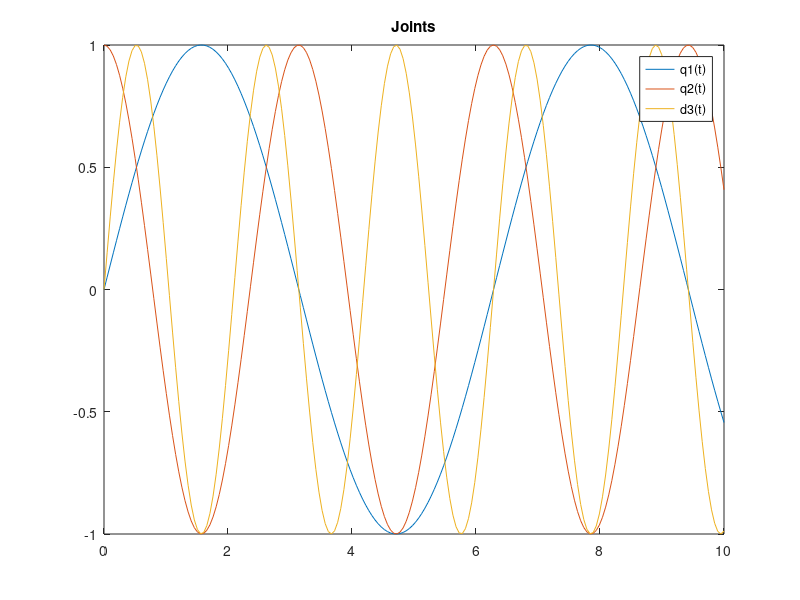
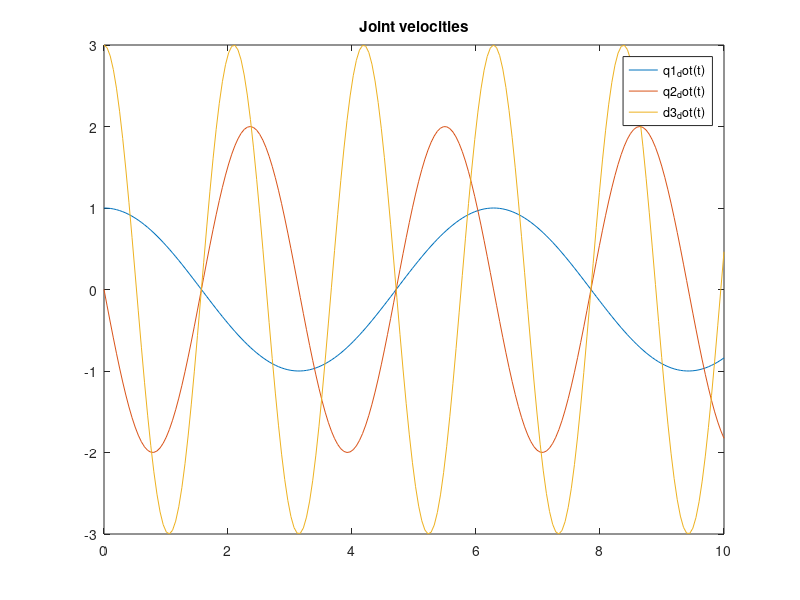

MATLAB code for these plots, in order: (Note: this script raises an error after producing the figures.)
%% Run each section seperately
% constants
a2 = 1;
d1 = 1;
%% Sec 1
% joints angles as a function of time
t = linspace(0,10,200);
q1_t = sin(t);
q2_t = cos(2*t);
d3_t = sin(3*t);
% joints angle velocities as a function of time
q1_dot=cos(t); 
q2_dot=-2*sin(2*t); 
d3_dot = 3*cos(3*t);
figure(1)
plot(t,q1_t)
title('Joints')
hold on
plot(t,q2_t)
plot(t,d3_t) 
legend('q1(t)','q2(t)','d3(t)')
hold off
figure(2)
plot(t,q1_dot)
title('Joint velocities')
hold on
plot(t,q2_dot)
plot(t,d3_dot) 
legend('q1_dot(t)','q2_dot(t)','d3_dot(t)')
hold off
%% sec 2
% prepare the vectors that will be plotted
J1_1 = zeros(1,200);
J1_2 = zeros(1,200);
J1_3 = zeros(1,200);

J2_1 = zeros(1,200);
J2_2 = zeros(1,200);
J2_3 = zeros(1,200);

J3_1 = zeros(1,200);
J3_2 = zeros(1,200);
J3_3 = zeros(1,200);

J4_1 = zeros(1,200);
J4_2 = zeros(1,200);
J4_3 = zeros(1,200);

J5_1 = zeros(1,200);
J5_2 = zeros(1,200);
J5_3 = zeros(1,200);

J6_1 = zeros(1,200);
J6_2 = zeros(1,200);
J6_3 = zeros(1,200);

X_dot = zeros(6,1,200);
%y_q1
% compute the forward kinematic matrix at each time step
for count = 1:200
    H = Rz(q1_t(count)) * Tz(d1) * Ry(q2_t(count)) * Tx(a2) * Tx(d3_t(count));
    % rotation matrix of the end effector
    R = H(1:3,1:3);
    % the inverse of the rotation matrix
    R_i = [R^-1 zeros(3,1);0 0 0 1];

    % get the jacobian of the first joint
    J1r = Rzd(q1_t(count)) * Tz(d1) * Ry(q2_t(count)) * Tx(a2) * Tx(d3_t(count)) * R_i;
    % get the jacobian elements
    J1 = [ J1r(1,4) J1r(2,4) J1r(3,4) J1r(3,2) J1r(1,3) J1r(2,1)].';

    %2nd joint
    J2r = Rz(q1_t(count)) * Tz(d1) * Ryd(q2_t(count)) * Tx(a2) * Tx(d3_t(count)) * R_i;
    % get the jacobian elements
    J2 = [ J2r(1,4) J2r(2,4) J2r(3,4) J2r(3,2) J2r(1,3) J2r(2,1)].';

    %3rd joint

    J3p = Rz(q1_t(count)) * Tz(d1) * Ry(q2_t(count)) * Tx(a2) * Txd(d3_t(count)) * R_i;
    % get the jacobian elements
    J3 = [ J3p(1,4) J3p(2,4) J3p(3,4) J3p(3,2) J3p(1,3) J3p(2,1)].';

    % Full jacobian
    J = [J1 J2 J3];
    X_dot(:,:,count) =  J * [ cos(t(count)); -2*sin(2*t(count)); 3*cos(3*t(count)) ];
    J1_1(count) = J(1,1);
    J1_2(count) = J(1,2);
    J1_3(count) = J(1,3);
    
    J2_1(count) = J(2,1);
    J2_2(count) = J(2,2);
    J2_3(count) = J(2,3);

    J3_1(count) = J(3,1);
    J3_2(count) = J(3,2);
    J3_3(count) = J(3,3);
    
    J4_1(count) = J(4,1);
    J4_2(count) = J(4,2);
    J4_3(count) = J(4,3);
    
    J5_1(count) = J(5,1);
    J5_2(count) = J(5,2);
    J5_3(count) = J(5,3);

    J6_1(count) = J(6,1);
    J6_2(count) = J(6,2);
    J6_3(count) = J(6,3);
end

%% plot each joint seperately
plt = tiledlayout(6,3); % Requires R2019b or later
nexttile
plot(t,J1_1,'r','DisplayName','x_q1(t)')
nexttile
plot(t,J1_2,'DisplayName','x_q2(t)')
nexttile
plot(t,J1_3,'g','DisplayName','x_d3(t)')
nexttile
plot(t,J2_1,'r','DisplayName','y_q1(t)')
nexttile
plot(t,J2_2,'DisplayName','y_q2(t)')
nexttile
plot(t,J2_3,'g','DisplayName','y_d3(t)')
nexttile
plot(t,J3_1,'r','DisplayName','z_q1(t)')
nexttile
plot(t,J3_2,'DisplayName','z_q2(t)')
nexttile
plot(t,J3_3,'g','DisplayName','z_d3(t)')
nexttile
plot(t,J4_1,'r','DisplayName','wx_q1(t)')
nexttile
plot(t,J4_2,'DisplayName','wx_q2(t)')
nexttile
plot(t,J4_3,'g','DisplayName','wx_d3(t)')
nexttile
plot(t,J5_1,'r','DisplayName','wy_q1(t)')
nexttile
plot(t,J5_2,'DisplayName','wy_q2(t)')
nexttile
plot(t,J5_3,'g','DisplayName','wy_d3(t)')
nexttile
plot(t,J6_1,'r','DisplayName','wz_q1(t)')
nexttile
plot(t,J6_2,'DisplayName','wz_q2(t)')
nexttile
plot(t,J6_3,'g','DisplayName','wz_d3(t)')
plt.Padding = 'none';
plt.TileSpacing = 'none';
legend('')
%% plotting of the toolframe velocities
x_dot = X_dot(1,:,:);
x_dot = x_dot(:);
y_dot = X_dot(2,:,:);
y_dot = y_dot(:);
z_dot = X_dot(3,1,:);
z_dot = z_dot(:);
wx_dot = X_dot(4,1,:);
wx_dot = wx_dot(:);
wy_dot = X_dot(5,1,:);
wy_dot = wy_dot(:);
wz_dot = X_dot(6,1,:);
wz_dot = wz_dot(:);
plt_2 = tiledlayout(6,1); % Requires R2019b or later
nexttile
plot(t,x_dot,'DisplayName','x_end(t)')
nexttile
plot(t,y_dot,'g','DisplayName','y_end(t)')
nexttile
plot(t,z_dot,'r','DisplayName','z_end(t)')
nexttile
plot(t,wx_dot,'DisplayName','wx_end(t)')
nexttile
plot(t,wy_dot,'g','DisplayName','wy_end(t)')
nexttile
plot(t,wz_dot,'r','DisplayName','wz_end(t)')
plt_2.Padding = 'none';
plt_2.TileSpacing = 'none';